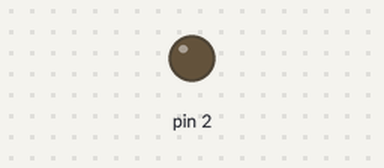
Bench run of a sketch on a simulated Arduino Uno, built with avr-gcc and run on an emulated ATmega328P. Shown: output pins drawn as LEDs (lit = HIGH).

Above: at 0.07 s.
At 3.9 s:
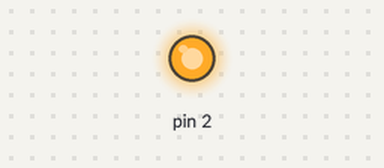
Timing chart, 0 to 9.9 s (numbered marks = the images above):
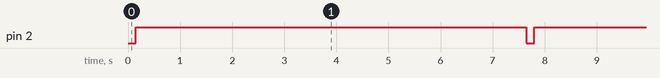

Measured:
- by itself, pin 2: alternates HIGH for 7.5 s and LOW for 0.15 s

The sketch:

relay_solid_state--generic.ino
```cpp
void setup() {
  pinMode(2, OUTPUT);
}

void loop() {
  digitalWrite(2, LOW);   // turn the LED on (HIGH is the voltage level)
  delay(150);                       // wait for a second
  digitalWrite(2, HIGH);    // turn the LED off by making the voltage LOW
  delay(7500);                       // wait for a second
}
```
